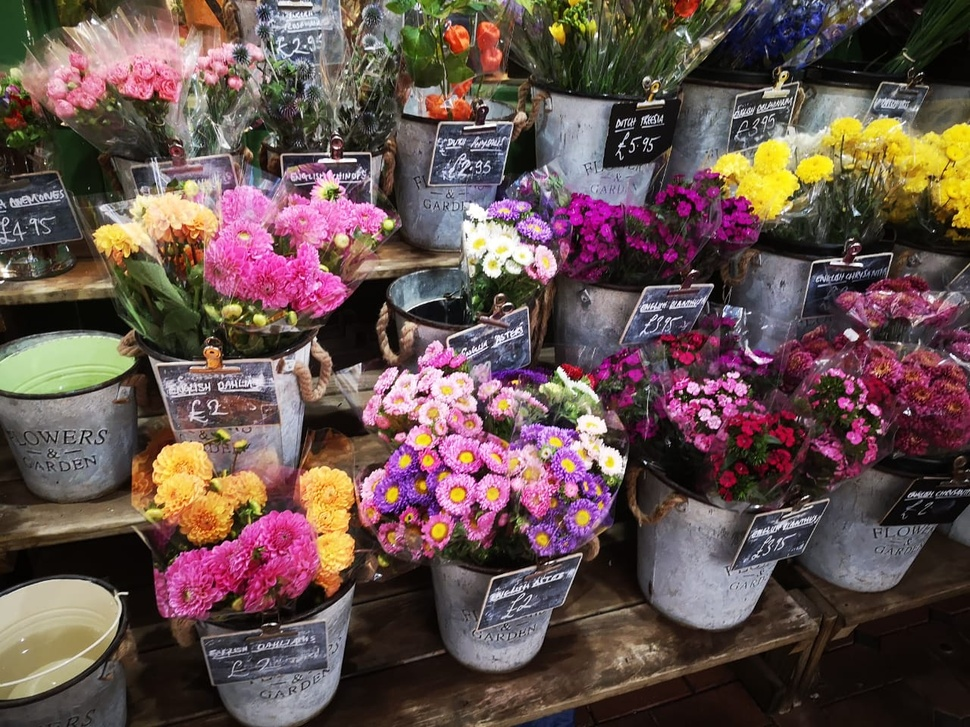
#> input picture classical - opencv/images/flowers.jpeg, 970 x 727 px, shrunk from 1280 x 960 before the run
$ jupyter execute 'convolutions blurring.ipynb'
#> lines starting #> are read from the running program, lines starting #| are printed output that depends on the picture
[cell 1]
import cv2
import numpy as np
from matplotlib import pyplot as plt

# Define our imshow function
def imshow(title = "Image", image = None, size = 5):
    w, h = image.shape[0], image.shape[1]
    aspect_ratio = w/h
    plt.figure(figsize=(size * aspect_ratio,size))
    plt.imshow(cv2.cvtColor(image, cv2.COLOR_BGR2RGB))
    plt.title(title)
    plt.show()

### convolute or blurr ###

[cell 2]
import cv2
import numpy as np

image = cv2.imread('images/flowers.jpeg')
#> image is the input picture: shape (727, 970, 3); mean B, G, R 78.1, 81.4, 102.3
imshow('Original Image', image)

# Creating our 3 x 3 kernel
kernel_3x3 = np.ones((3, 3), np.float32) / 9

# We use the cv2.fitler2D to conovlve the kernal with an image
blurred = cv2.filter2D(image, -1, kernel_3x3)
imshow('3x3 Kernel Blurring', blurred)

# Creating our 7 x 7 kernel
kernel_7x7 = np.ones((7, 7), np.float32) / 49

blurred2 = cv2.filter2D(image, -1, kernel_7x7)
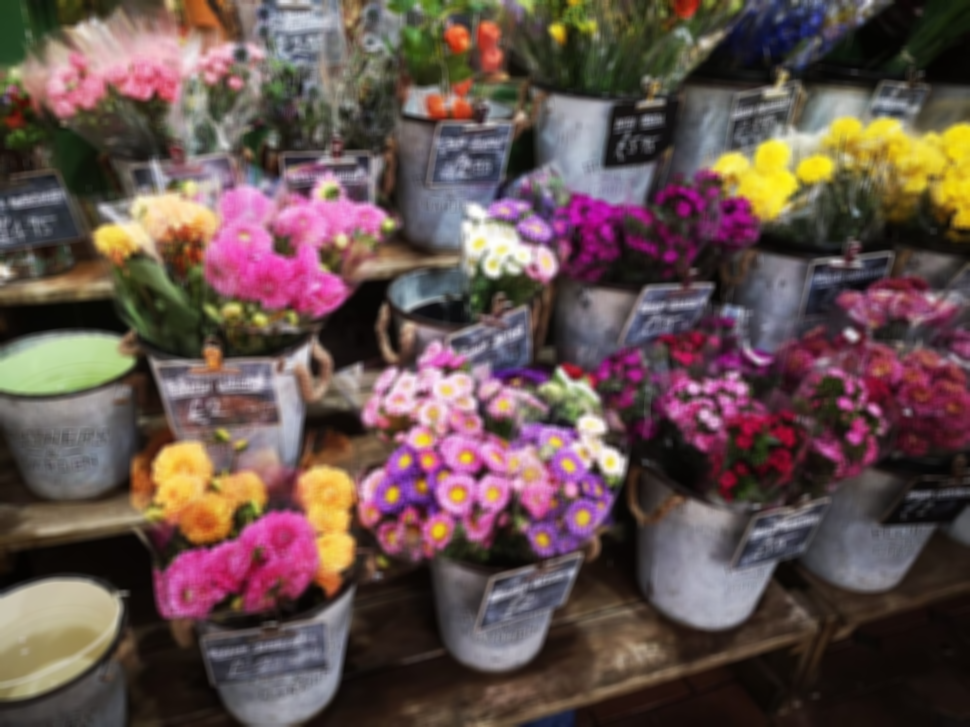
#> blurred2: shape (727, 970, 3); mean B, G, R 78.2, 81.4, 102.3
imshow('7x7 Kernel Blurring', blurred2)

[cell 3]
image = cv2.imread('images/flowers.jpeg')

# Averaging done by convolving the image with a normalized box filter.
# This takes the pixels under the box and replaces the central element
# Box size needs to odd and positive
blur = cv2.blur(image, (5,5))
imshow('Averaging', blur)

# Instead of box filter, gaussian kernel
Gaussian = cv2.GaussianBlur(image, (5,5), 1) # 5*5 kernel 1 is the std
imshow('Gaussian Blurring', Gaussian)

# Takes median of all the pixels under kernel area and central
# element is replaced with this median value
median = cv2.medianBlur(image, 5)
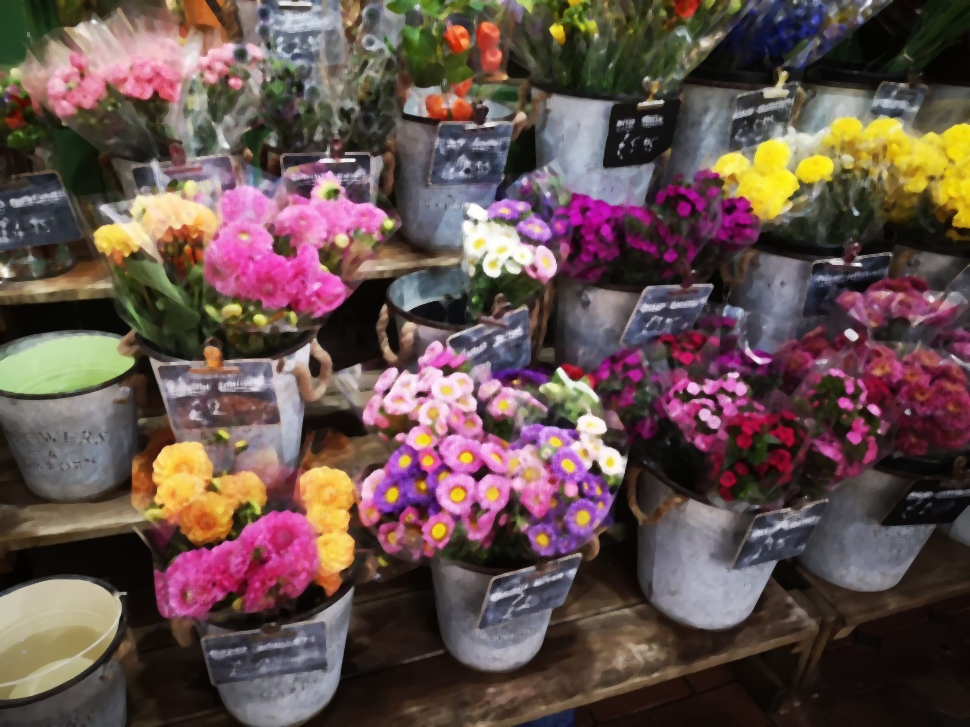
#> median: shape (727, 970, 3); mean B, G, R 77, 80.3, 101.4
imshow('Median Blurring', median)

#### ```dst = cv.bilateralFilter(src, d, sigmaColor, sigmaSpace[, dst[, borderType]])```
- **src**	Source 8-bit or floating-point, 1-channel or 3-channel image.
- **dst**	Destination image of the same size and type as src .
- **d**	Diameter of each pixel neighborhood that is used during filtering. If it is non-positive, it is computed from sigmaSpace.
- **sigmaColor**	Filter sigma in the color space. A larger value of the parameter means that farther colors within the pixel neighborhood (see sigmaSpace) will be mixed together, resulting in larger areas of semi-equal color.
- **sigmaSpace**	Filter sigma in the coordinate space. A larger value of the parameter means that farther pixels will influence each other as long as their colors are close enough (see sigmaColor ). When d>0, it specifies the neighborhood size regardless of sigmaSpace. Otherwise, d is proportional to sigmaSpace.
- **borderType**	border mode used to extrapolate pixels outside of the image

[cell 4]
# Bilateral is very effective in noise removal while keeping edges sharp
bilateral = cv2.bilateralFilter(image, 9, 75, 75)
imshow('Bilateral Blurring', bilateral)

## de-noising
- cv2.fastNlMeansDenoising() - works with a single grayscale images
- cv2.fastNlMeansDenoisingColored() - works with a color image.
- cv2.fastNlMeansDenoisingMulti() - works with image sequence captured in short period of time (grayscale images)
- cv2.fastNlMeansDenoisingColoredMulti() - same as above, but for color images.

```fastNlMeansDenoisingColored(InputArray src, OutputArray dst, float h=3, float hColor=3, int templateWindowSize=7, int searchWindowSize=21 )¶```

#### Parameters for fastNlMeansDenoisingColored:

- **src** – Input 8-bit 3-channel image.
- **dst** – Output image with the same size and type as src .
templateWindowSize – Size in pixels of the template patch that is used to compute weights. Should be odd. Recommended value 7 pixels
- **searchWindowSize** – Size in pixels of the window that is used to compute weighted average for given pixel. Should be odd. Affect performance linearly: greater searchWindowsSize - greater denoising time. Recommended value 21 pixels
- **h** – Parameter regulating filter strength for luminance component. Bigger h value perfectly removes noise but also removes image details, smaller h value preserves details but also preserves some noise
- **hColor** – The same as h but for color components. For most images value equals 10 will be enought to remove colored noise and do not distort colors

[cell 5]
image = cv2.imread('images/hilton.jpeg')
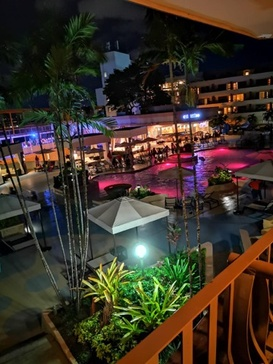
#> input picture classical - opencv/images/hilton.jpeg, 273 x 364 px, shrunk from 360 x 480 before the run
#> image is the input picture: shape (364, 273, 3); mean B, G, R 40.2, 50.9, 60.4
imshow('Original', image)

dst = cv2.fastNlMeansDenoisingColored(image, None, 6, 6, 7, 21)
imshow('fastNlMeansDenoisingColored', dst)

## sharpened

[cell 6]
image = cv2.imread('images/hilton.jpeg')
imshow('Original', image)

# Create our shapening kernel, remember it must sum to one
kernel_sharpening = np.array([[-2,-2,-2],
                              [-2, 18,-2],
                              [-2,-2,-2]])

# applying the sharpening kernel to the image
sharpened = cv2.filter2D(image, -1, kernel_sharpening)
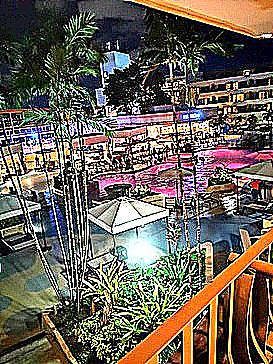
#> sharpened: shape (364, 273, 3); mean B, G, R 85.9, 97.8, 108
imshow('Sharpened Image', sharpened)
